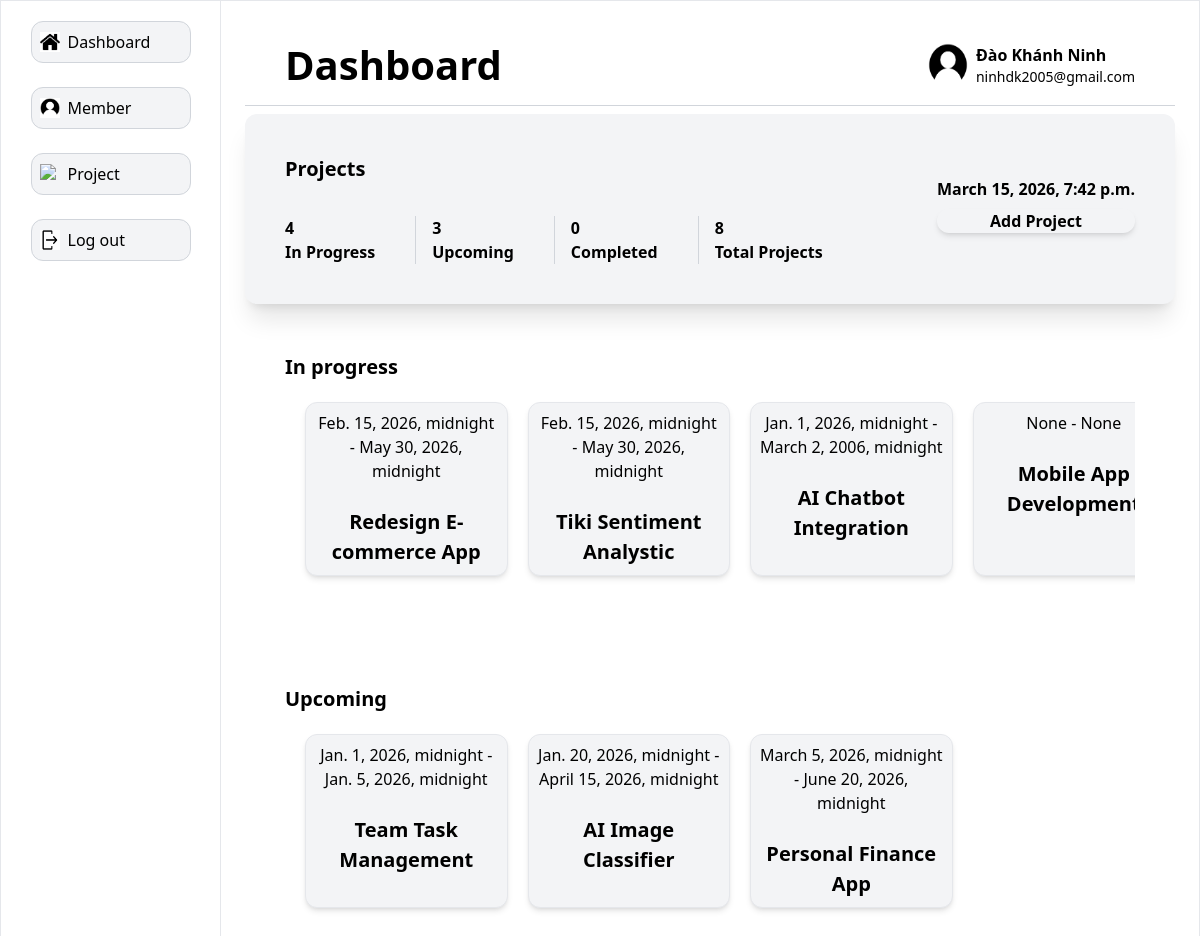
Screenshot of /dashboard/ (signed in) with the database file from the repository.
### main/models.py (models this page shows, shortened)
class Users(AbstractUser):
    gender_dict = {
        'Male': 'Male',
        'Female': 'Female'
    }
    role_dict = {
        'Manager': 'Manager',
        'Staff': 'Staff'
    }
    full_name = models.CharField(max_length=100, blank=True, null=True)
    role = models.CharField(max_length=20, blank=True, null=True, choices=role_dict)
    gender = models.CharField(max_length=50, blank=True, null=True, choices=gender_dict)
    date_of_birth = models.DateTimeField(blank=True, null=True)

class Project(models.Model):
    status_dict = [
        ('In processing', 'In processing'),
        ('Completed', 'Completed'),
        ('Upcoming', 'Upcoming')
    ]
    project_id = models.AutoField(primary_key=True)
    project_name = models.CharField(max_length=100, blank=True, null=True)
    description = models.TextField(blank=True, null=True)
    start_date = models.DateTimeField(blank=True, null=True)
    end_date = models.DateTimeField(blank=True, null=True)
    created_by = models.ForeignKey(
        Users,
        on_delete=models.PROTECT,
        related_name='projects'
    )
    status_project = models.CharField(max_length=50, blank=True, null=True, choices=status_dict)

### main/views.py (the view)
# urls.py: path('dashboard/', views.dashboard, name='dashboard'),
@login_required
def dashboard(request):
    user = Users.objects.all()
    projects = Project.objects.all()
    in_processing_projects = projects.filter(status_project='In processing').order_by('-start_date')[:4]
    in_processing_projects_count = in_processing_projects.count()
    completed_projects = projects.filter(status_project='Completed').order_by('-end_date')[:4]
    completed_projects_count = completed_projects.count()
    upcoming_projects = projects.filter(status_project='Upcoming').order_by('start_date')[:4]
    upcoming_projects_count = upcoming_projects.count()
    total_projects = projects.count()
    date = timezone.now()
    context = {
        'users': user,
        'in_processing_projects_count': in_processing_projects_count,
        'completed_projects_count': completed_projects_count,
        'upcoming_projects_count': upcoming_projects_count,
        'total_projects': total_projects,
        'date': date,
        'in_processing_projects': in_processing_projects,
        'completed_projects': completed_projects,
        'upcoming_projects': upcoming_projects
    }
    return render(request, 'main/dashboard.html', context=context)

### main/templates/main/dashboard.html
{% extends 'side_bar_member.html' %}
{% load static %}
{% block content %}
<div class="items-center border-b border-gray-300 flex flex-row p-10 justify-between w-full max-w-full h-[80px]">
    <div><h1 class="text-[40px] font-bold text-5xl">Dashboard</h1></div>
    <div class="flex flex-row">
        <div class="flex flex-row">
            <img src="{% static 'icons/profile.png' %}" alt="user icon" class="w-10 mr-2">
            <div>
                <h2 class="font-bold">{{ user.full_name }}</h2>
                <h3 class="text-sm">{{ user.email }}</h3>
            </div>
        </div>
    </div>
</div>
<div class="flex flex-row items-center border-gray-200 rounded-xl mt-2 mr-[20px] p-10 bg-gray-100 shadow-xl justify-between w-full">
    <div>
        <div><h2 class="font-bold text-[20px] mb-8">Projects</h2></div>
        <div class="flex flex-row">
            <div class="border-r border-gray-300 mr-4 pr-10"><p><span class="font-bold">{{ in_processing_projects_count }}<br> In Progress</span></p></div>
            <div class="border-r border-gray-300 mr-4 pr-10"><p><span class="font-bold">{{ upcoming_projects_count }}<br> Upcoming</span></p></div>
            <div class="border-r border-gray-300 mr-4 pr-10"><p><span class="font-bold">{{ completed_projects_count }} <br> Completed</span></p></div>
            <div><p><span class="font-bold">{{ total_projects }}<br> Total Projects</span></p></div>
        </div>
    </div>
    <div>
        <div class="text-center mb-2"><h2><span class="font-bold">{{ date }}</span></h2></div>
        {% if request.user.role == 'Manager' %}
        <div class="border-white mb-2 rounded-xl text-center shadow-md"><a href="{% url 'create_project' %}"><span class="font-bold">Add Project</span></a></div>
        {% endif %}
    </div>
</div>
<div class="border-white flex flex-col mt-2 p-10 w-full max-w-full">
    <div><h2 class="font-bold text-[20px]">In progress</h2></div>
    <div class="overflow-x-auto flex flex-row space-x-5 border-gray-300 rounded-xl p-5">
        {% for project in in_processing_projects %}
        <div class="w-1/4 flex-shrink-0 border border-gray-200 rounded-xl p-2 text-center bg bg-gray-100 shadow-md transition delay-150 duration-300 ease-in-out hover:bg-gray-200 hover:scale-105">
            <h3 class="text-center">{{project.start_date}} - {{project.end_date}}</h3> <br>
            <a href="{% url 'task' project.project_id %}"><span class="font-bold text-[20px] text-center">{{ project.project_name }}</span></a> <br>
        </div>
        {% endfor %}
    </div>
</div>
<div class="flex flex-col mt-2 p-10 w-full max-w-full">
    <div><h2 class="font-bold text-[20px]">Upcoming</h2></div>
    <div class="overflow-x-auto flex flex-row space-x-5 border-gray-300 rounded-xl p-5">
        {% for project in upcoming_projects %}
        <div class="w-1/4 flex-shrink-0 border border-gray-200 rounded-xl p-2 text-center bg bg-gray-100 shadow-md transition delay-150 duration-300 ease-in-out hover:bg-gray-200 hover:scale-105">
            <h3 class="text-center">{{ project.start_date }} - {{ project.end_date }}</h3> <br>
            <a href="{% url 'task' project.project_id %}"><span class="font-bold text-[20px] text-center">{{ project.project_name }}</span></a> <br>
        </div>
        {% endfor %}
    </div>
</div>
{% endblock %}

### rows the page displays
Users: full_name "Đào Khánh Ninh", email "ninhdk2005@gmail.com"
Project: start_date "Feb. 15, 2026, midnight", end_date "May 30, 2026, midnight", project_name "Redesign E-commerce App"
Project: start_date "Feb. 15, 2026, midnight", end_date "May 30, 2026, midnight", project_name "Tiki Sentiment Analystic"
Project: start_date "Jan. 1, 2026, midnight", end_date "March 2, 2006, midnight", project_name "AI Chatbot Integration"
Project: start_date "None", end_date "None", project_name "Mobile App…"
Project: start_date "Jan. 1, 2026, midnight", end_date "Jan. 5, 2026, midnight", project_name "Team Task Management"
Project: start_date "Jan. 20, 2026, midnight", end_date "April 15, 2026, midnight", project_name "AI Image Classifier"
Project: start_date "March 5, 2026, midnight", end_date "June 20, 2026, midnight", project_name "Personal Finance App"

### other values shown
{{ in_processing_projects_count }} "4"
{{ upcoming_projects_count }} "3"
{{ completed_projects_count }} "0"
{{ total_projects }} "8"
